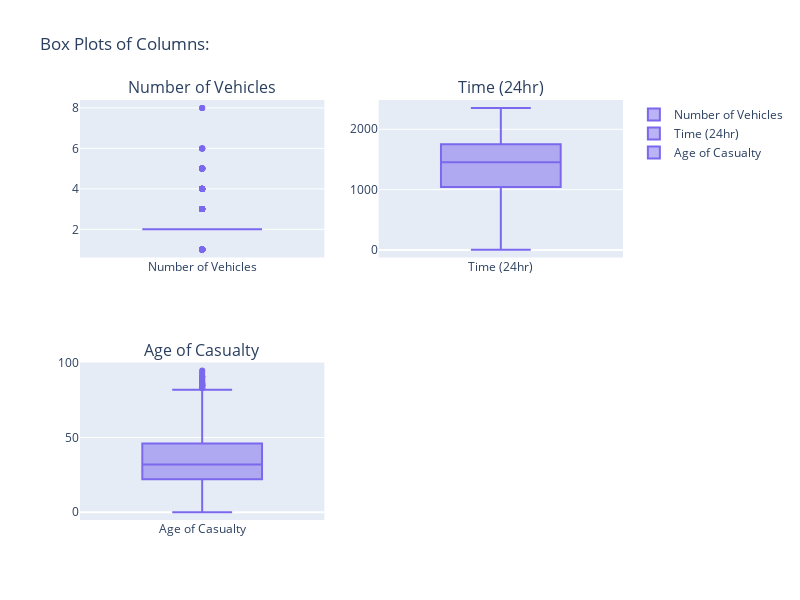

Here is the notebook cell this chart was saved with:
### Markdown cell above
We see that there are 17 rows out of 2.5k+ are duplicated, we will drop them

### Code cell
## check for outliers
## select nominal cols
numeric_df=df.select_dtypes(include=np.number)
# drop ids, and location columns
numeric_df.drop(["Reference Number", "Easting","Northing"], axis=1,inplace=True)
c = 2
r = (len(numeric_df.columns) + c - 1) // c
fig = make_subplots(rows=r, cols=c, subplot_titles=numeric_df.columns)

# plot a box plot
for index, column in enumerate(numeric_df.columns):
    trace = go.Box(y=numeric_df[column], name=column, marker_color='mediumslateblue')
    fig.add_trace(trace, row=(index // c) + 1, col=(index % c) + 1)

# set layout
fig.update_layout(height=300 * r, width=800, title_text="Box Plots of Columns:")
fig.show()

### Figure 1 — Plotly figure (JSON) as saved in the notebook; plotly's stock layout.template omitted (floating-point values rounded to 4 significant figures; data arrays with more than 128 entries replaced by an {"elided": "..."} marker saying what was removed)
{"data": [{"marker": {"color": "mediumslateblue"}, "name": "Number of Vehicles", "type": "box", "xaxis": "x", "y": {"elided": "2587 int values"}, "yaxis": "y"}, {"marker": {"color": "mediumslateblue"}, "name": "Time (24hr)", "type": "box", "xaxis": "x2", "y": {"elided": "2587 int values"}, "yaxis": "y2"}, {"marker": {"color": "mediumslateblue"}, "name": "Age of Casualty", "type": "box", "xaxis": "x3", "y": {"elided": "2587 int values"}, "yaxis": "y3"}], "layout": {"annotations": [{"font": {"size": 16}, "showarrow": false, "text": "Number of Vehicles", "x": 0.225, "xanchor": "center", "xref": "paper", "y": 1, "yanchor": "bottom", "yref": "paper"}, {"font": {"size": 16}, "showarrow": false, "text": "Time (24hr)", "x": 0.775, "xanchor": "center", "xref": "paper", "y": 1, "yanchor": "bottom", "yref": "paper"}, {"font": {"size": 16}, "showarrow": false, "text": "Age of Casualty", "x": 0.225, "xanchor": "center", "xref": "paper", "y": 0.375, "yanchor": "bottom", "yref": "paper"}], "height": 600, "title": {"text": "Box Plots of Columns:"}, "width": 800, "xaxis": {"anchor": "y", "domain": [0, 0.45]}, "xaxis2": {"anchor": "y2", "domain": [0.55, 1]}, "xaxis3": {"anchor": "y3", "domain": [0, 0.45]}, "xaxis4": {"anchor": "y4", "domain": [0.55, 1]}, "yaxis": {"anchor": "x", "domain": [0.625, 1]}, "yaxis2": {"anchor": "x2", "domain": [0.625, 1]}, "yaxis3": {"anchor": "x3", "domain": [0, 0.375]}, "yaxis4": {"anchor": "x4", "domain": [0, 0.375]}}}
